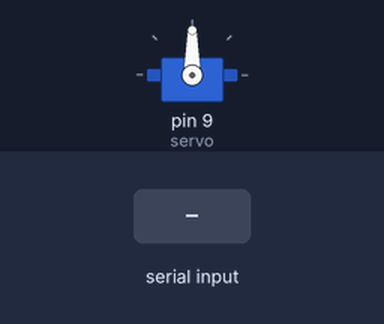
This sketch was run on a simulated Arduino Uno, built with avr-gcc and run on an emulated ATmega328P. Shown: servo. The inputs (shaded band) are chosen by the test bench.

Above: at 1.2 s.
1.3 s: byte 30 received over Serial
At 1.9 s:
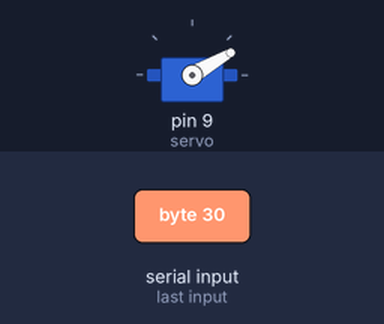
2.8 s: byte 120 received over Serial
At 4.2 s:
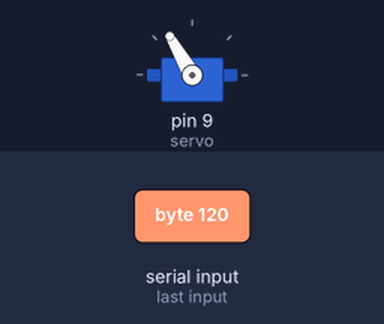
Timing chart, 0 to 5.8 s (numbered marks = the images above; inputs shaded):
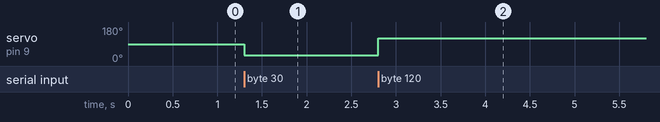

Measured:
- after the input at 1.3 s, servo on pin 9 (servo): 90° → 30° at once
- after the input at 2.8 s, servo on pin 9 (servo): 30° → 120° at once

The sketch:

servo.ino
```cpp
//use together with supercollider code 'servo.scd'
//connect a 5v servo motor to 5v, pin9 and gnd

#include <Servo.h>
Servo servo;
void setup() {
  Serial.begin(38400);
  servo.attach(9);
}

void loop() {
  while(Serial.available()) {
    byte val= Serial.read();
    servo.write(val); //should be 0 to 180
  }
}
```
